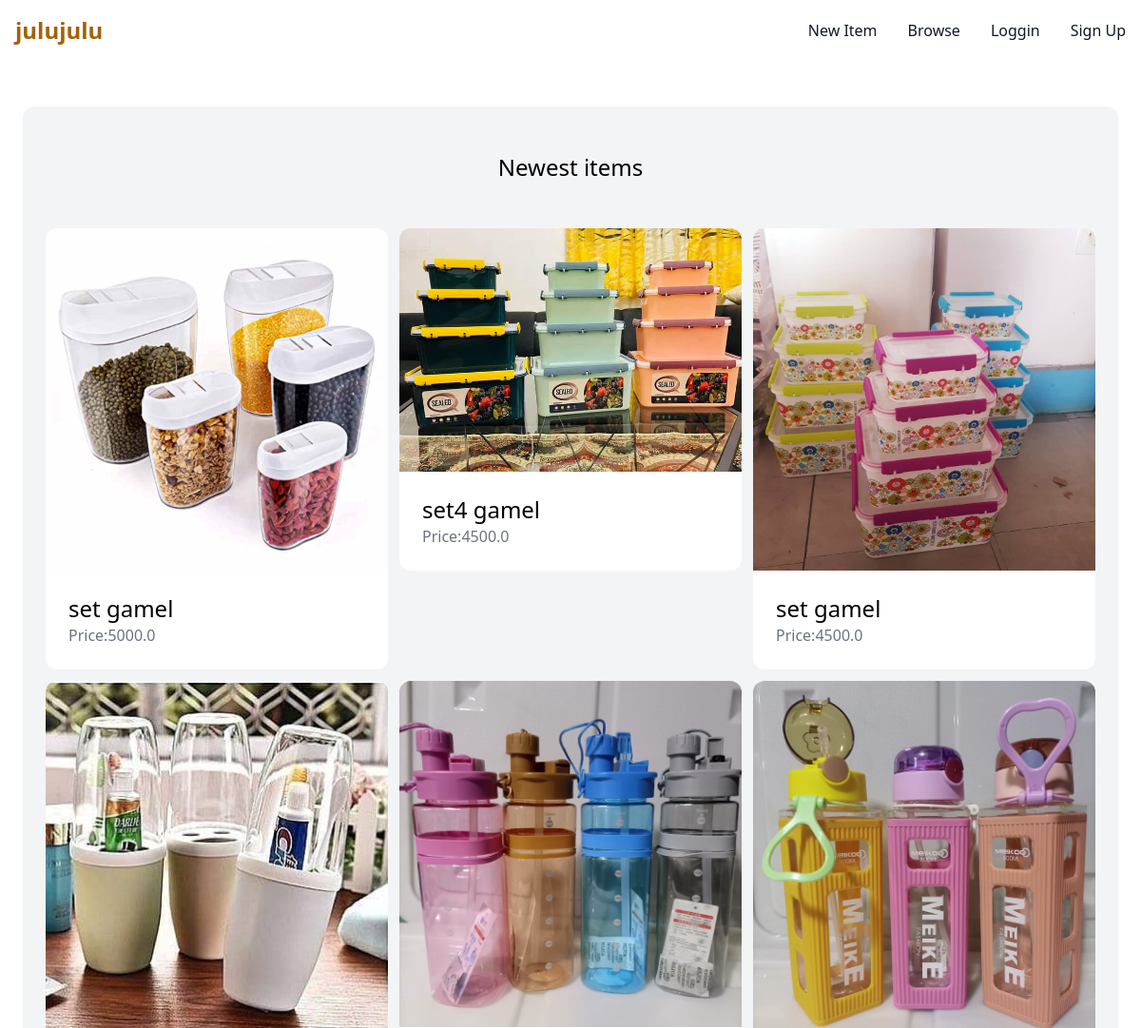
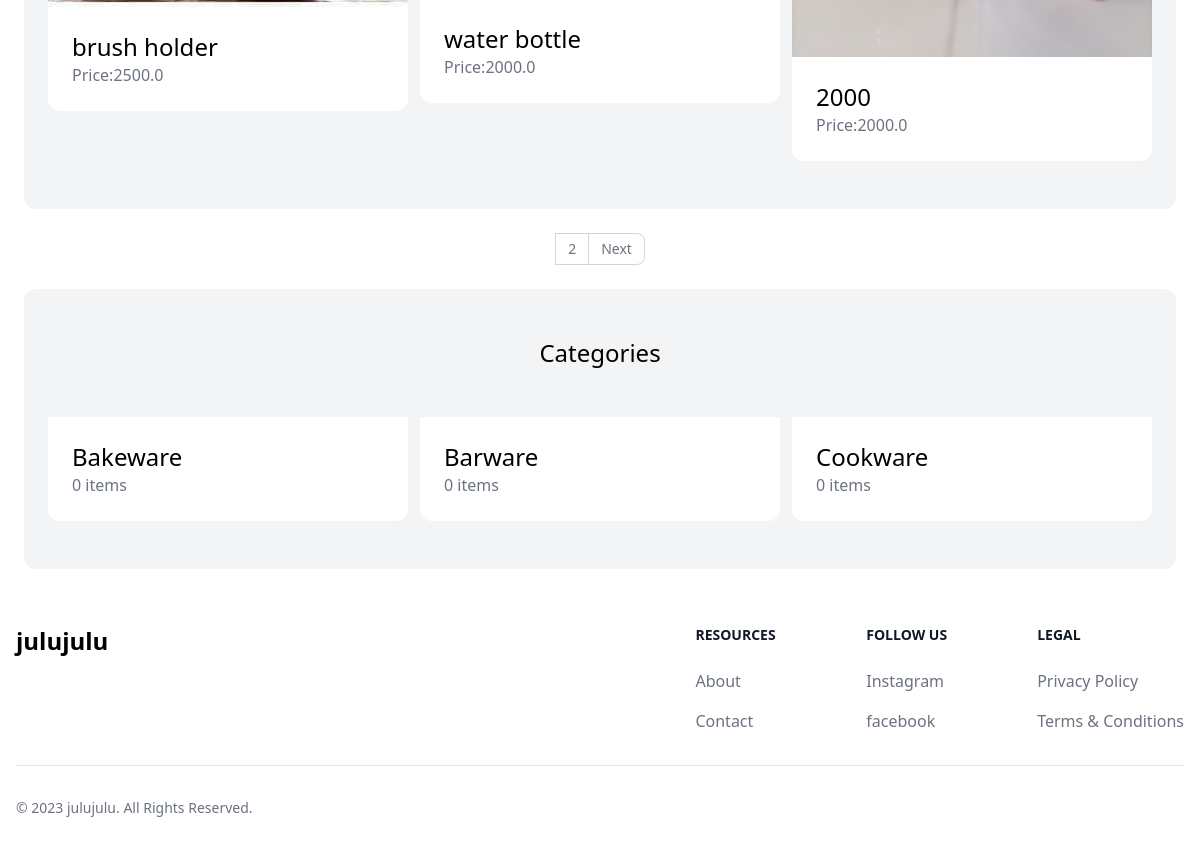
The page / on the database its author committed (2 pictures, top to bottom).
### item/models.py (models this page shows, shortened)
class Item(models.Model):
    category = models.ForeignKey(Category,related_name="items", on_delete=models.CASCADE)
    name = models.CharField(max_length=255)
    description = models.TextField(null=True, blank=True)
    price = models.FloatField()
    image = models.ImageField(upload_to='item_images',null=True, blank=True )
    is_sold = models.BooleanField(default=False)
    created_by = models.ForeignKey(User,related_name="items", on_delete=models.CASCADE)
    created_at = models.DateTimeField(auto_now_add=True)

class Category(models.Model):
    name = models.CharField(max_length=225)
    class Meta:
        ordering=('name',)
        verbose_name_plural = 'Categories'

### core/views.py (the view)
# urls.py: path('', views.index, name='index'),
def index(request):
    user=User.objects.filter(username=request.user)
    P = Paginator(Category.objects.all(),3)
    P2 = Paginator(Item.objects.filter(is_sold=False),6)
    page2 = request.GET.get('page')
    page = request.GET.get('page')
    categories = P.get_page(page2)
    items=P2.get_page(page)
    return render(request,'core/index.html',{
        'categories': categories,
        'items':items,
        'user':user
    })

### core/templates/core/index.html (shortened to what this page needs)
{% extends 'core/base.html' %}
{% block content%}
<div class="mt-6 px-6 py-12 bg-gray-100 rounded-xl">
    <h2 class="mb-12 text-2xl text-center">Newest items</h2>
    <div class="grid grid-cols-3 gap-3 max-md:grid-cols-1">
        {% for item in items %}
        <div class="">
            <a href="{% url 'item:detail' item.id %}">
                <div class="">
                    {% if item.image %}
                    <img src="{{ item.image.url}}" alt="itemimage" class="rounded-t-xl">
                    {% endif %}
                </div>
                <div class="p-6 bg-white rounded-b-xl">
                    <h2 class="text-2xl ">{{ item.name }}</h2>
                    <p class="text-gray-500">Price:{{ item.price }}</p>
                </div>
            </a>
        </div>
        {% endfor %}
        </div>
    </div>
    <div class="w-full grid place-items-center my-6">
        <nav aria-label="Page navigation example ">
            <ul class="inline-flex -space-x-px text-sm">
              {% if items.has_next %}
              <li>
                <a href="?page={{ items.pagination.num_pages }}" class="flex items-center justify-center px-3 h-8 leading-tight text-gray-500 bg-white border border-gray-300 hover:bg-gray-100 hover:text-gray-700 dark:bg-gray-800 dark:border-gray-700 dark:text-gray-400 dark:hover:bg-gray-700 dark:hover:text-white">2</a>
              </li>
              <li>
                <a href="?page={{ items.next_page_number }}" class="flex items-center justify-center px-3 h-8 leading-tight text-gray-500 bg-white border border-gray-300 rounded-r-lg hover:bg-gray-100 hover:text-gray-700 dark:bg-gray-800 dark:border-gray-700 dark:text-gray-400 dark:hover:bg-gray-700 dark:hover:text-white">Next</a>
              </li>
              {% endif %}
            </ul>
          </nav>
</div>
<div class="mt-6 px-6 py-12 bg-gray-100 rounded-xl">
    <h2 class="mb-12 text-2xl text-center max-md:hidden">Categories</h2>
    <div class="grid grid-cols-3 gap-3 max-md:hidden">
        {% for category in categories %}
        <a href="{% url 'item:items' %}?query={{ query }}&category={{ category.id }}">
            <div class="p-6 bg-white rounded-b-xl">
                <h2 class="text-2xl ">{{ category.name }}</h2>
                <p class="text-gray-500">{{ category.items.count }} items</p>
            </div>
        </a>
        {% endfor %}
    </div>
</div>
{% endblock %}

### core/templates/core/base.html (shortened to what this page needs)
<!DOCTYPE html>
<html lang="en">
<head>
    <script src="https://cdn.tailwindcss.com"></script>
</head>
<body class="flex flex-col min-h-screen" >
<nav class="bg-white border-gray-200 dark:bg-gray-900">
    <div class="max-w-screen-xl flex flex-wrap items-center justify-between mx-auto p-4">
      <a href="/" class="flex items-center text-yellow-700">
          <span class="self-center text-2xl font-semibold whitespace-nowrap text-yellow-700 dark:text-white">julujulu</span>
      </a>
      <div class="hidden w-full md:block md:w-auto" id="navbar-default">
        <ul class="font-medium flex flex-col p-4 md:p-0 mt-4 border border-gray-100 rounded-lg bg-gray-50 md:flex-row md:space-x-8 md:mt-0 md:border-0 md:bg-white dark:bg-gray-800 md:dark:bg-gray-900 dark:border-gray-700">
            <li>
                <a href="{% url 'item:new'%}" class="block py-2 pl-3 pr-4 text-gray-900 rounded hover:bg-gray-100 md:hover:bg-transparent md:border-0 md:hover:text-blue-700 md:p-0 dark:text-white md:dark:hover:text-blue-500 dark:hover:bg-gray-700 dark:hover:text-white md:dark:hover:bg-transparent">New Item</a>
              </li>
          <li>
            <a href="{% url 'item:items' %}" class="block py-2 pl-3 pr-4 text-gray-900 rounded hover:bg-gray-100 md:hover:bg-transparent md:border-0 md:hover:text-blue-700 md:p-0 dark:text-white md:dark:hover:text-blue-500 dark:hover:bg-gray-700 dark:hover:text-white md:dark:hover:bg-transparent">Browse</a>
          </li>
          {% if request.user.is_authenticated %}
          <li>
            <a href="{% url 'conversation:inbox' %}" class="block py-2 pl-3 pr-4 text-gray-900 rounded hover:bg-gray-100 md:hover:bg-transparent md:border-0 md:hover:text-blue-700 md:p-0 dark:text-white md:dark:hover:text-blue-500 dark:hover:bg-gray-700 dark:hover:text-white md:dark:hover:bg-transparent">Inbox</a>
          </li>
          <li>
            <a href="{% url 'dashboard:index' %}" class="block py-2 pl-3 pr-4 text-gray-900 rounded hover:bg-gray-100 md:hover:bg-transparent md:border-0 md:hover:text-blue-700 md:p-0 dark:text-white md:dark:hover:text-blue-500 dark:hover:bg-gray-700 dark:hover:text-white md:dark:hover:bg-transparent">Dashboard</a>
          </li>
          {% else %}
          <li>
            <a href="{% url 'core:login' %}" class="block py-2 pl-3 pr-4 text-gray-900 rounded hover:bg-gray-100 md:hover:bg-transparent md:border-0 md:hover:text-blue-700 md:p-0 dark:text-white md:dark:hover:text-blue-500 dark:hover:bg-gray-700 dark:hover:text-white md:dark:hover:bg-transparent">Loggin</a>
          </li>
          <li>
            <a href="{% url 'core:signup' %}" class="block py-2 pl-3 pr-4 text-gray-900 rounded hover:bg-gray-100 md:hover:bg-transparent md:border-0 md:hover:text-blue-700 md:p-0 dark:text-white md:dark:hover:text-blue-500 dark:hover:bg-gray-700 dark:hover:text-white md:dark:hover:bg-transparent">Sign Up</a>
          </li>
          {% endif %}
        </ul>
      </div>
    </div>
  </nav>
    <div class="px-6 py-6">
        {% block content%}
        {% endblock %}
    </div>
<footer class="bg-white mt-auto dark:bg-gray-900 ">
    <div class="mx-auto w-full max-w-screen-xl p-4 py-6 lg:py-8">
        <div class="md:flex md:justify-between">
          <div class="mb-6 md:mb-0">
              <a href="/" class="flex items-center">
                  <span class="self-center text-2xl font-semibold whitespace-nowrap dark:text-white">julujulu</span>
              </a>
          </div>
          <div class="grid grid-cols-2 gap-8 sm:gap-6 sm:grid-cols-3">
              <div>
                  <h2 class="mb-6 text-sm font-semibold text-gray-900 uppercase dark:text-white">Resources</h2>
                  <ul class="text-gray-500 dark:text-gray-400 font-medium">
                      <li class="mb-4">
                          <a href="#" class="hover:underline">About</a>
                      </li>
                      <li>
                          <a href="{% url 'core:contact' %}" class="hover:underline">Contact</a>
                      </li>
                  </ul>
              </div>
              <div>
                  <h2 class="mb-6 text-sm font-semibold text-gray-900 uppercase dark:text-white">Follow us</h2>
                  <ul class="text-gray-500 dark:text-gray-400 font-medium">
                      <li class="mb-4">
                          <a href="#" class="hover:underline">Instagram</a>
                      </li>
                      <li>
                          <a href="#" class="hover:underline">facebook</a>
                      </li>
                  </ul>
              </div>
              <div>
                  <h2 class="mb-6 text-sm font-semibold text-gray-900 uppercase dark:text-white">Legal</h2>
                  <ul class="text-gray-500 dark:text-gray-400 font-medium">
                      <li class="mb-4">
                          <a href="#" class="hover:underline">Privacy Policy</a>
                      </li>
                      <li>
                          <a href="#" class="hover:underline">Terms &amp; Conditions</a>
                      </li>
                  </ul>
              </div>
          </div>
      </div>
      <hr class="my-6 border-gray-200 sm:mx-auto dark:border-gray-700 lg:my-8" />
      <div class="sm:flex sm:items-center sm:justify-between">
          <span class="text-sm text-gray-500 sm:text-center dark:text-gray-400">© 2023 <a href="/" class="hover:underline">julujulu</a>. All Rights Reserved.
          </span>
      </div>
    </div>
</footer>
</body>
</html>

### rows shown on the page
Item: image (picture), name "set gamel", price "5000.0"
Item: image (picture), name "set4 gamel", price "4500.0"
Item: image (picture), name "set gamel", price "4500.0"
Item: image (picture), name "brush holder", price "2500.0"
Item: image (picture), name "water bottle", price "2000.0"
Item: image (picture), name "2000", price "2000.0"
Category: name "Bakeware", items.count "0"
Category: name "Barware", items.count "0"
Category: name "Cookware", items.count "0"
